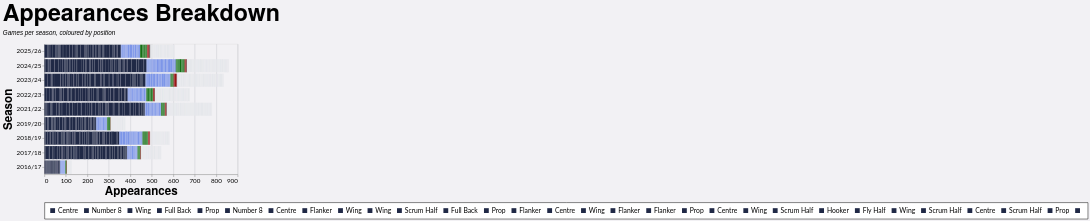

Source (Vega-Lite JSON):
### Vega-Lite specification from a JSON file in a GitHub repository (floating-point values rounded to 4 significant figures; data arrays with more than 128 entries replaced by an {"elided": "..."} marker saying what was removed)
{"config": {"axis": {"labelFont": "Lato, sans-serif", "titleFont": "PT Sans Narrow, Helvetica Neue, Helvetica, Arial, sans-serif", "labelFontSize": 13, "titleFontSize": 24, "gridColor": "#202947", "gridOpacity": 0.2}, "header": {"labelFont": "PT Sans Narrow, Helvetica Neue, Helvetica, Arial, sans-serif", "titleFont": "PT Sans Narrow, Helvetica Neue, Helvetica, Arial, sans-serif", "labelFontSize": 24, "titleFontSize": 28, "labelFontWeight": "bold", "orient": "left"}, "legend": {"labelFont": "Lato, sans-serif", "titleFont": "PT Sans Narrow, Helvetica Neue, Helvetica, Arial, sans-serif", "labelFontSize": 14, "titleFontSize": 16, "titlePadding": 5, "fillColor": "white", "strokeColor": "black", "padding": 10, "titleFontWeight": "lighter", "titleFontStyle": "italic", "titleColor": "gray", "offset": 10}, "title": {"font": "PT Sans Narrow, Helvetica Neue, Helvetica, Arial, sans-serif", "fontSize": 48, "fontWeight": "bold", "anchor": "start", "align": "center", "titlePadding": 20, "subtitlePadding": 10, "subtitleFontSize": 13, "subtitleColor": "", "subtitleFontStyle": "italic", "offset": 15, "color": "black"}, "axisX": {"labelAngle": 0}, "facet": {"title": null, "header": null, "align": {"row": "each", "column": "each"}}, "resolve": {"scale": {"y": "independent", "facet": "independent"}}, "background": "#f2f1f4"}, "data": {"name": "data-7245e5d9a91843090a2f35716bb3d0fb"}, "mark": {"type": "bar"}, "encoding": {"color": {"field": "color_key", "legend": {"labelExpr": "split(datum.label, '|||')[1]", "orient": "bottom", "title": null}, "scale": {"domain": {"elided": "775 str values"}, "range": {"elided": "775 str values"}}, "type": "nominal"}, "tooltip": [{"field": "player", "title": "Player", "type": "nominal"}, {"field": "season", "title": "Season", "type": "nominal"}, {"field": "color_value", "title": "Position", "type": "nominal"}, {"aggregate": "sum", "field": "apps", "title": "Appearances", "type": "quantitative"}], "x": {"aggregate": "sum", "field": "apps", "title": "Appearances", "type": "quantitative"}, "y": {"field": "season", "sort": {"field": "season_sort", "op": "max", "order": "descending"}, "title": "Season", "type": "nominal"}}, "height": {"step": 30}, "title": {"text": "Appearances Breakdown", "subtitle": "Games per season, coloured by position"}, "width": 400, "$schema": "https://vega.github.io/schema/vega-lite/v5.20.1.json", "datasets": {"data-7245e5d9a91843090a2f35716bb3d0fb": {"elided": "2518 records"}}}
